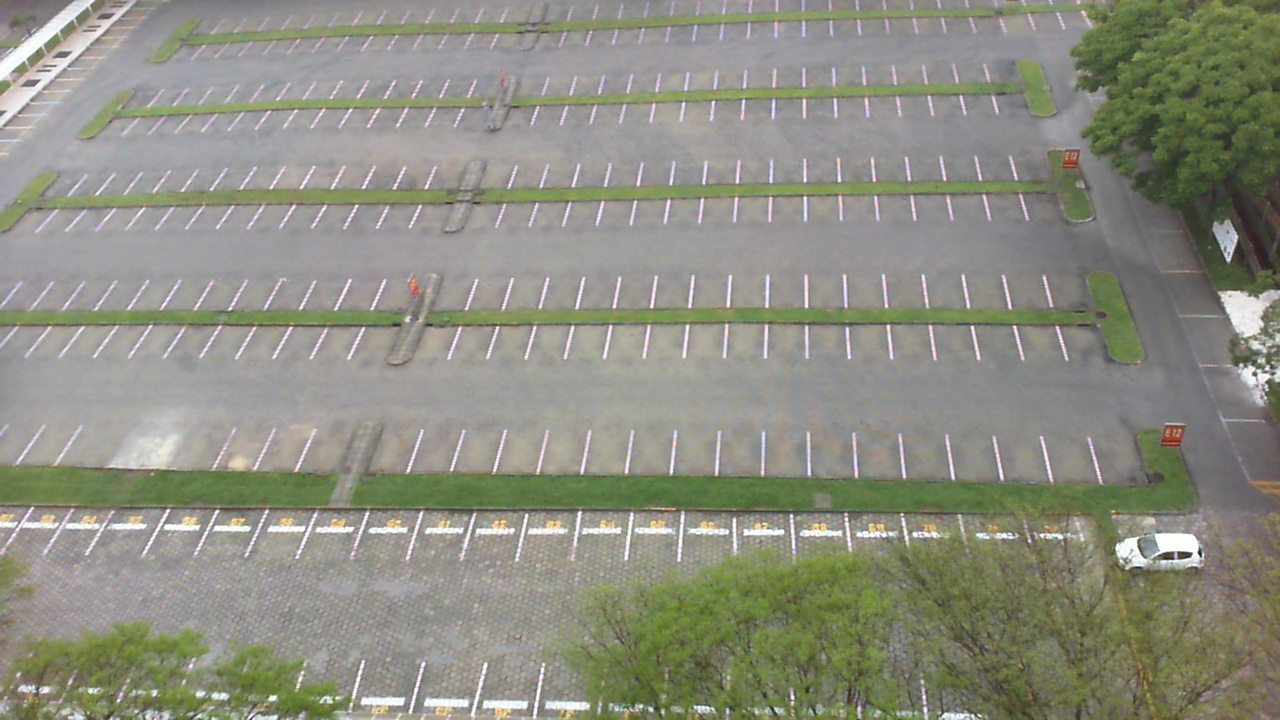
#> input picture Processing/test_images/new3.jpg, 1280 x 720 px, found by its file name
$ jupyter execute newtest.ipynb   (shell and % lines are left out)   (older library calls are emulated)
#> lines starting #> are read from the running program, lines starting #| are printed output that depends on the picture
[cell 1]
import cv2
import numpy as np
from matplotlib import pyplot as plt
from skimage.measure import compare_ssim
from os import listdir, path
from tempfile import TemporaryFile

[cell 2]
pklot = cv2.imread("new3.jpg",cv2.IMREAD_GRAYSCALE)
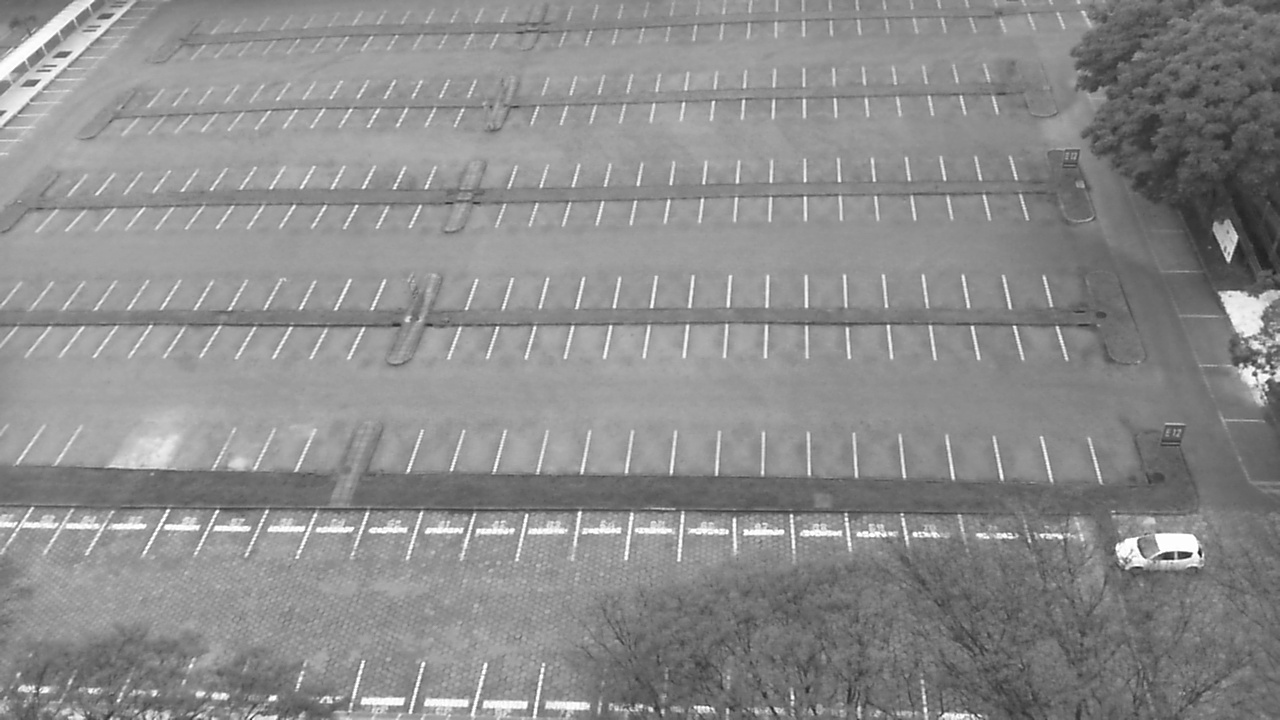
#> pklot: shape (720, 1280); min 13, max 255, mean 140.1

plt.imshow(pklot,cmap="gray")
plt.show()

[cell 3]
pklot_border = cv2.Canny(pklot,200,255)
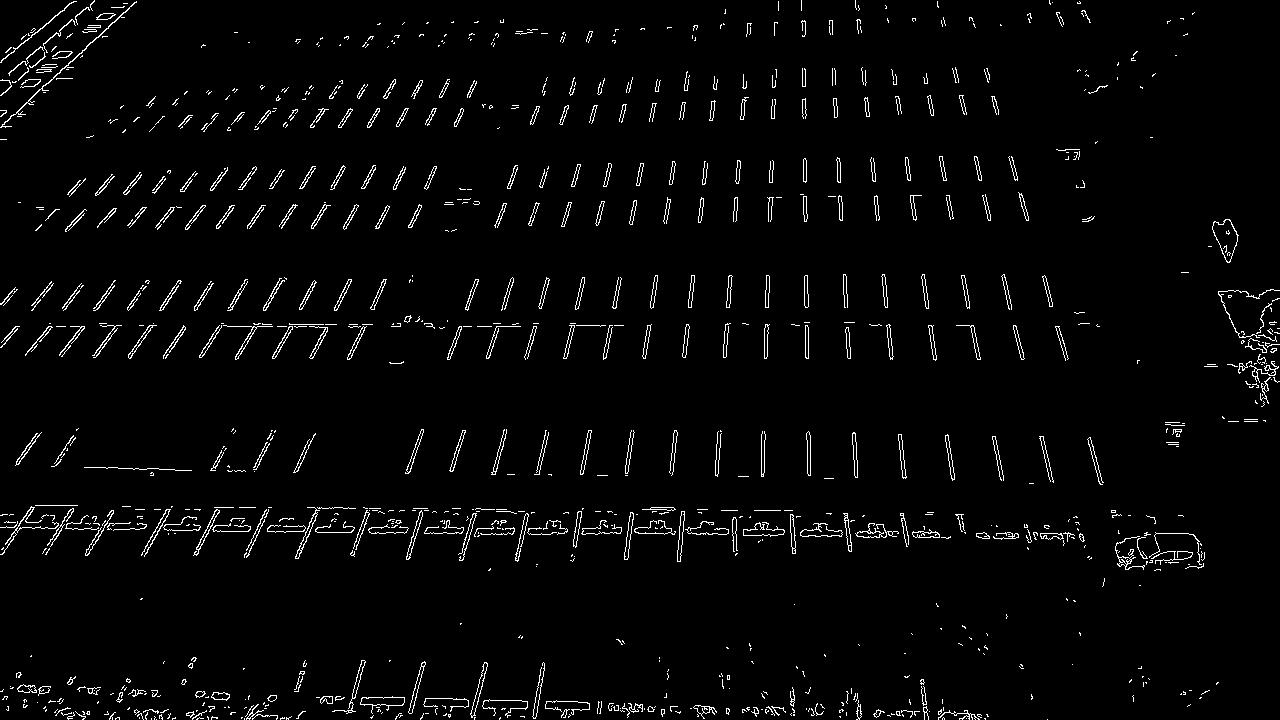
#> pklot_border: shape (720, 1280); 2.7% white in thin lines or dots
plt.figure(figsize=(16,16))
plt.imshow(pklot_border,cmap="gray")
plt.show()

[cell 4]
pklot2 = cv2.imread("pklot2.jpg",cv2.IMREAD_GRAYSCALE)
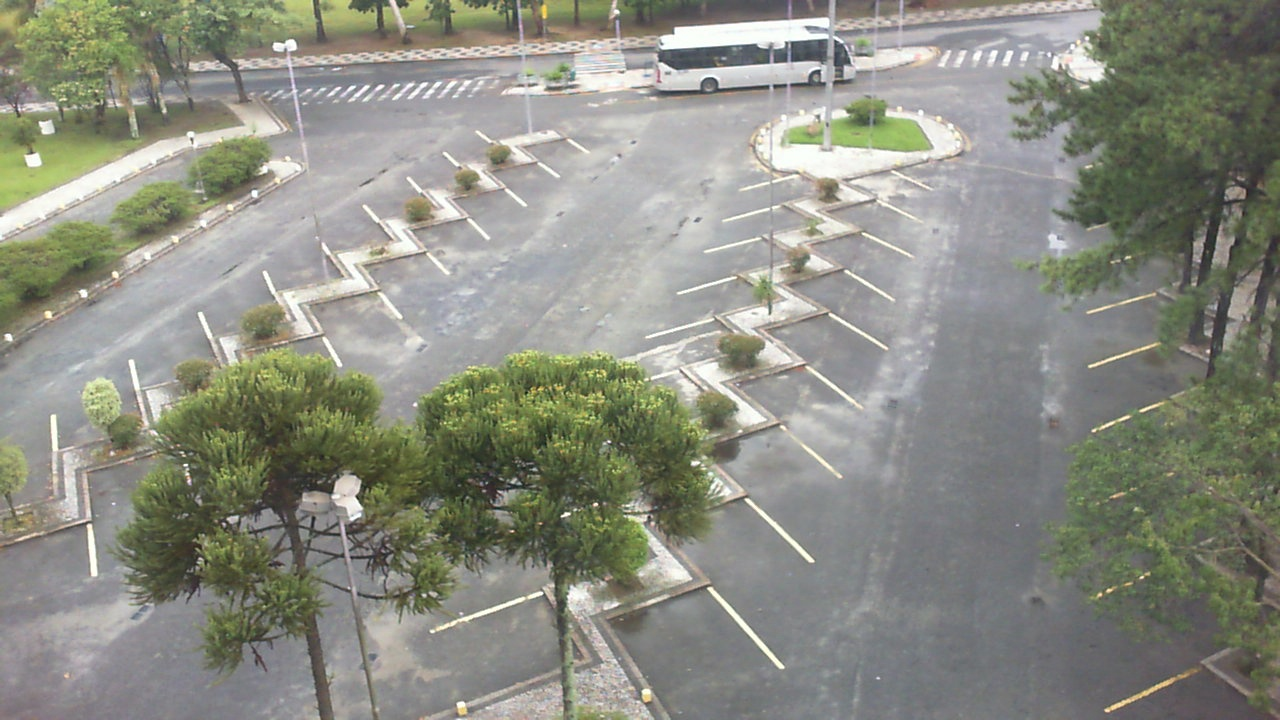
#> input picture Processing/test_images/pklot2.jpg, 1280 x 720 px, found by its file name
#> pklot2: shape (720, 1280); min 20, max 255, mean 139.5
plt.imshow(pklot2,cmap="gray")
plt.show()

[cell 5]
pklot2_border = cv2.Canny(pklot2,200,255)
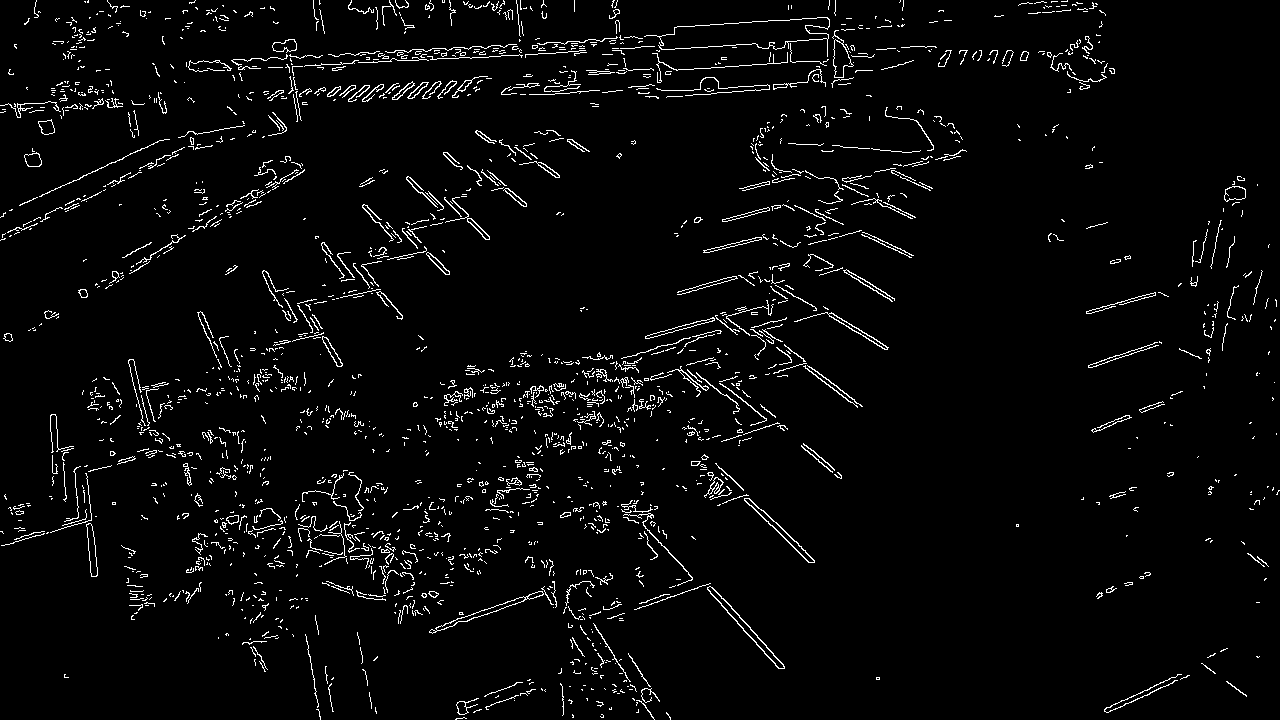
#> pklot2_border: shape (720, 1280); 3.5% white in thin lines or dots
plt.figure(figsize=(16,16))
plt.imshow(pklot2_border,cmap="gray")
plt.show()
